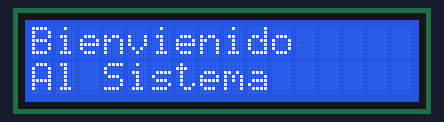
The sketch below on a simulated Arduino Uno, built with avr-gcc and run on an emulated ATmega328P. Parts: 16×2 character LCD.

Above: at 0.1 s.
At 2.1 s:
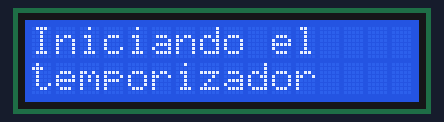
At 3.1 s:
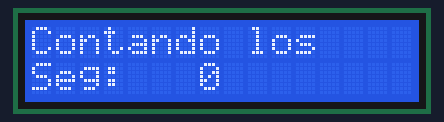
At 12.1 s:
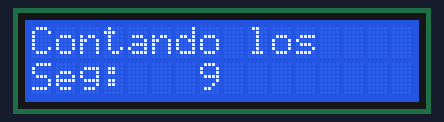
At 20.1 s:
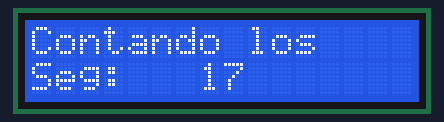
At 38.1 s:
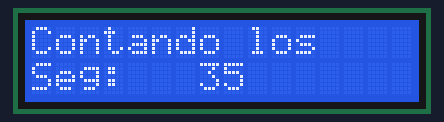

The sketch:

8_11.ino
```cpp
// Liberia para LCD
#include <LiquidCrystal.h>

// Configuramos LCD (Pines Entre Arduino y LCD)
LiquidCrystal lcd(12, 11, 5, 4, 3, 2);

int contador = 0;

void setup() {
 // Inicializamos LCD
 lcd.begin(16, 2);
 //
 lcd.print("Bienvienido");
 // Indicamos Linea en LCD
 lcd.setCursor(0, 1);
 lcd.print("Al Sistema");
 delay(1000);
 // Limpiamos LCD
 lcd.clear();
 delay(1000);
 lcd.print("Iniciando el ");
 lcd.setCursor(0, 1);
 lcd.print("temporizador");
 delay(1000);
 lcd.clear();
 lcd.print("Contando los");
 lcd.setCursor(0, 1);
 lcd.print("Seg: ");
 }
void loop() {
 lcd.setCursor(7, 1);
 lcd.print(contador);
 contador++;
 delay(1000);
}
```

Measured:
- what the display in image 1 shows lasts 1.0 s, from 2.1 s to 3.1 s
